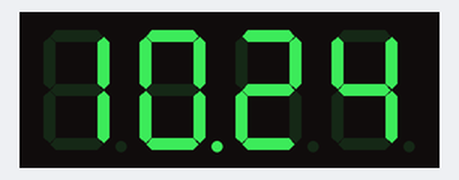
Bench run of a sketch on a simulated Arduino Uno, built with avr-gcc and run on an emulated ATmega328P. On the bench: 4-digit seven-segment display. The local clock reads 2024-03-15 10:24:30 at power-on unless the sketch sets it.

Above: at 0.1 s.
At 90.1 s:
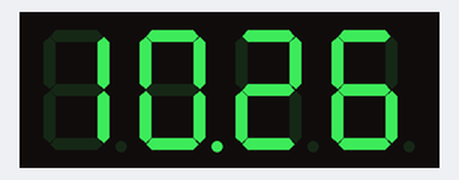

The sketch:

simpleclock.ino
```cpp
#include "config.h"

void setup() {
   sevseg.begin(displayType, numDigits, digitPins, segmentPins, colonDigitPin, colonSegmentPin);
   sevseg.setBrightness(1000);
   sevseg.enableColon();
}

void loop() {
   tmElements_t myTime;
   RTC.read(myTime);
   sevseg.setNumber(myTime.Hour * 100 + myTime.Minute, 2);
   sevseg.refreshDisplay();
}
```

config.h
```cpp
#include <DS3232RTC.h> // https://github.com/JChristensen/DS3232RTC
#include <SevSeg.h>    // https://github.com/dvincelli/SevSeg
#include <Time.h>      // http://playground.arduino.cc/code/time

SevSeg sevseg;

byte displayType = COMMON_ANODE;
byte numDigits = 4;
byte digitPins[] = {11, 8, 7, A0};
byte segmentPins[] = {10, 6, 4, 12, 13, 9, 3, 2};
byte colonDigitPin = A1;
byte colonSegmentPin = 5  ;
```
